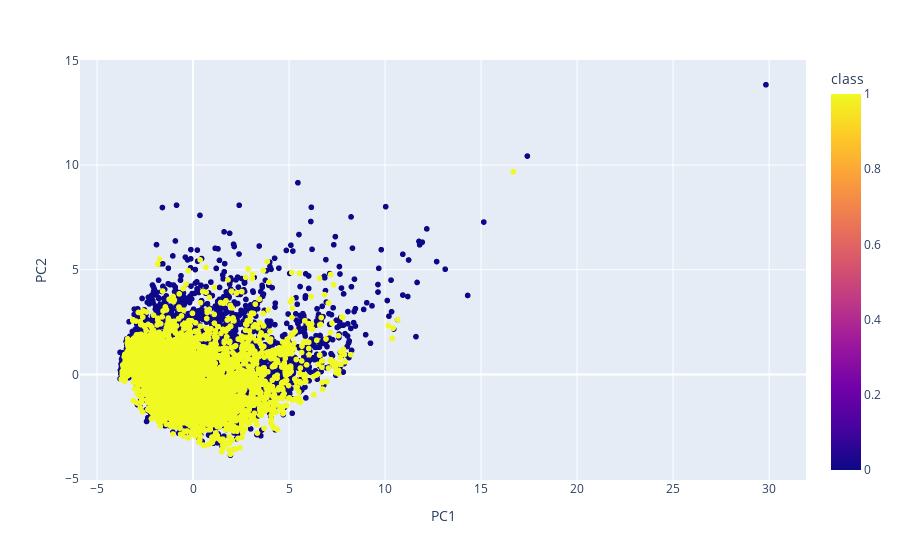

Write notebook code for a chart like this one.
### Code cell
px.scatter(pca_df, x='PC1', y='PC2',color='class')

### Figure 1 — Plotly figure (JSON) as saved in the notebook; plotly's stock layout.template omitted (floating-point values rounded to 4 significant figures; data arrays with more than 128 entries replaced by an {"elided": "..."} marker saying what was removed)
{"data": [{"hovertemplate": "PC1=%{x}<br>PC2=%{y}<br>class=%{marker.color}<extra></extra>", "legendgroup": "", "marker": {"color": {"elided": "12604 int values"}, "coloraxis": "coloraxis", "symbol": "circle"}, "mode": "markers", "name": "", "showlegend": false, "type": "scattergl", "x": {"elided": "12604 float values"}, "xaxis": "x", "y": {"elided": "12604 float values"}, "yaxis": "y"}], "layout": {"coloraxis": {"colorbar": {"title": {"text": "class"}}, "colorscale": [[0, "#0d0887"], [0.1111, "#46039f"], [0.2222, "#7201a8"], [0.3333, "#9c179e"], [0.4444, "#bd3786"], [0.5556, "#d8576b"], [0.6667, "#ed7953"], [0.7778, "#fb9f3a"], [0.8889, "#fdca26"], [1, "#f0f921"]]}, "legend": {"tracegroupgap": 0}, "margin": {"t": 60}, "xaxis": {"anchor": "y", "domain": [0, 1], "title": {"text": "PC1"}}, "yaxis": {"anchor": "x", "domain": [0, 1], "title": {"text": "PC2"}}}}
